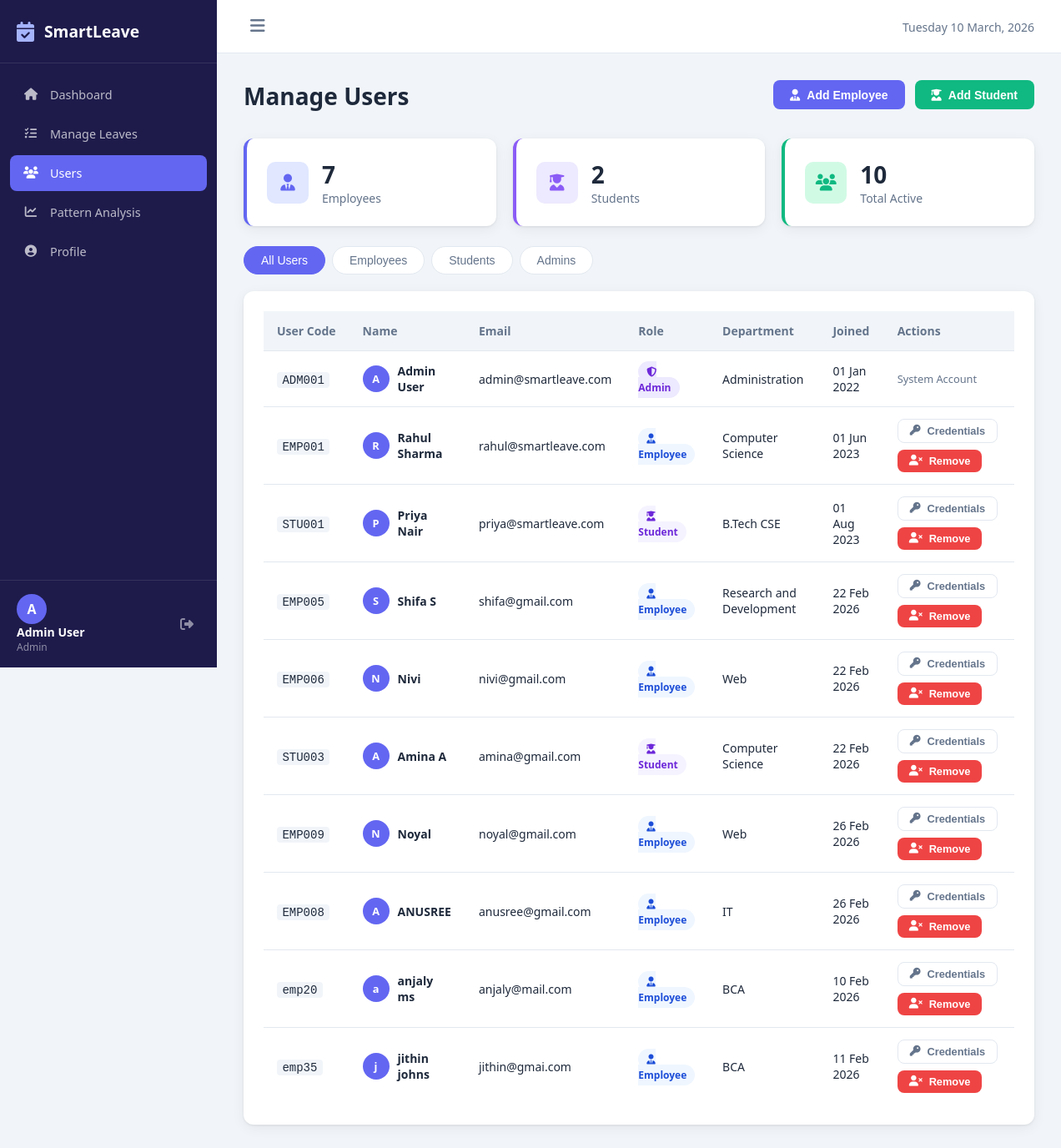
The app's page /users (signed in) with its own data.
### tables this page shows
CREATE TABLE users (
        user_id INTEGER PRIMARY KEY AUTOINCREMENT, user_code TEXT UNIQUE NOT NULL,
        full_name TEXT NOT NULL, email TEXT UNIQUE NOT NULL, password TEXT NOT NULL,
        role_id INTEGER NOT NULL, department TEXT, join_date TEXT DEFAULT (date('now')), is_active INTEGER DEFAULT 1,
        FOREIGN KEY (role_id) REFERENCES roles(role_id));

CREATE TABLE roles (role_id INTEGER PRIMARY KEY AUTOINCREMENT, role_name TEXT NOT NULL);

### app.py (the view)
@app.route('/users')
@admin_required
def manage_users():
    db=get_db()
    return render_template('manage_users.html',
        users=db.execute("SELECT u.*,r.role_name FROM users u JOIN roles r ON u.role_id=r.role_id WHERE u.is_active=1").fetchall(),
        roles=db.execute("SELECT * FROM roles WHERE role_name!='Admin'").fetchall())

### app.py (called while the page is built)
def fmt_date(s, fmt='%d %b %Y'):
    if not s: return ''
    try: return _dt.strptime(s[:10], '%Y-%m-%d').strftime(fmt)
    except: return s

def get_db():
    if 'db' not in g:
        g.db = sqlite3.connect(DATABASE)
        g.db.row_factory = sqlite3.Row
        g.db.execute("PRAGMA foreign_keys = ON")
    return g.db

def admin_required(f):
    @wraps(f)
    def d(*a,**kw):
        if 'user_id' not in session: return redirect(url_for('login'))
        if session.get('role') != 'Admin':
            flash('Admin access required.','danger'); return redirect(url_for('dashboard'))
        return f(*a,**kw)
    return d

### templates/manage_users.html (shortened to what this page needs)
{% extends 'base.html' %}
{% block content %}
<div class="page-header">
  <h1>Manage Users</h1>
  <div style="display:flex;gap:.75rem;">
    <button class="btn btn-primary" onclick="openAddModal('Employee')">
      <i class="fas fa-user-tie"></i> Add Employee
    </button>
    <button class="btn btn-success" onclick="openAddModal('Student')">
      <i class="fas fa-user-graduate"></i> Add Student
    </button>
  </div>
</div>
<div class="stats-grid" style="margin-bottom:1.5rem;">
  <div class="stat-card stat-blue">
    <div class="stat-icon"><i class="fas fa-user-tie"></i></div>
    <div class="stat-info">
      <h3>{{ users|selectattr('role_name','equalto','Employee')|list|length }}</h3>
      <p>Employees</p>
    </div>
  </div>
  <div class="stat-card stat-purple">
    <div class="stat-icon"><i class="fas fa-user-graduate"></i></div>
    <div class="stat-info">
      <h3>{{ users|selectattr('role_name','equalto','Student')|list|length }}</h3>
      <p>Students</p>
    </div>
  </div>
  <div class="stat-card stat-green">
    <div class="stat-icon"><i class="fas fa-users"></i></div>
    <div class="stat-info">
      <h3>{{ users|length }}</h3>
      <p>Total Active</p>
    </div>
  </div>
</div>
<div class="tab-nav" style="margin-bottom:1.25rem;">
  <button class="tab-btn active" onclick="switchTab('all', this)">All Users</button>
  <button class="tab-btn" onclick="switchTab('Employee', this)">Employees</button>
  <button class="tab-btn" onclick="switchTab('Student', this)">Students</button>
  <button class="tab-btn" onclick="switchTab('Admin', this)">Admins</button>
</div>
<div class="card">
  <div class="card-body">
    <div class="table-wrapper">
      <table class="data-table" id="usersTable">
        <thead>
          <tr>
            <th>User Code</th>
            <th>Name</th>
            <th>Email</th>
            <th>Role</th>
            <th>Department</th>
            <th>Joined</th>
            <th>Actions</th>
          </tr>
        </thead>
        <tbody>
          {% for u in users %}
          <tr data-role="{{ u['role_name'] }}">
            <td><code>{{ u['user_code'] }}</code></td>
            <td>
              <div style="display:flex;align-items:center;gap:.625rem;">
                <div class="user-avatar" style="width:32px;height:32px;font-size:.8rem;flex-shrink:0;">{{ u['full_name'][0] }}</div>
                <strong>{{ u['full_name'] }}</strong>
              </div>
            </td>
            <td>{{ u['email'] }}</td>
            <td>
              <span class="badge {% if u['role_name']=='Employee' %}badge-employee{% elif u['role_name']=='Student' %}badge-student{% else %}badge-role{% endif %}">
                <i class="fas fa-{% if u['role_name']=='Employee' %}user-tie{% elif u['role_name']=='Student' %}user-graduate{% else %}shield-alt{% endif %}"></i>
                {{ u['role_name'] }}
              </span>
            </td>
            <td>{{ u['department'] or '—' }}</td>
            <td>{{ u['join_date']|fmtdate }}</td>
            <td>
              <div style="display:flex;gap:.5rem;flex-wrap:wrap;">
                {% if u['role_name'] != 'Admin' %}
                <button class="btn btn-sm btn-outline" onclick="viewCredentials('{{ u['full_name'] }}','{{ u['email'] }}','{{ u['user_code'] }}','{{ u['role_name'] }}')">
                  <i class="fas fa-key"></i> Credentials
                </button>
                <form method="POST" action="{{ url_for('deactivate_user', user_id=u['user_id']) }}"
                      onsubmit="return confirm('Deactivate {{ u['full_name'] }}? They will lose access.')">
                  <button type="submit" class="btn btn-sm btn-danger"><i class="fas fa-user-times"></i> Remove</button>
                </form>
                {% else %}
                <span style="color:var(--text-muted);font-size:.8rem;">System Account</span>
                {% endif %}
              </div>
            </td>
          </tr>
          {% else %}
          <tr><td colspan="7" class="empty-state">No users found.</td></tr>
          {% endfor %}
        </tbody>
      </table>
    </div>
  </div>
</div>
{% endblock %}

### templates/base.html (shortened to what this page needs)
<!DOCTYPE html>
<html lang="en">
<head>
  <link rel="stylesheet" href="{{ url_for('static', filename='css/style.css') }}"/>
  <link rel="stylesheet" href="https://cdnjs.cloudflare.com/ajax/libs/font-awesome/6.4.0/css/all.min.css"/>
</head>
<body>
{% if session.user_id %}
<div class="layout">
  <aside class="sidebar" id="sidebar">
    <div class="sidebar-brand">
      <i class="fas fa-calendar-check"></i>
      <span>SmartLeave</span>
    </div>
    <nav class="sidebar-nav">
      <a href="{{ url_for('dashboard') }}" class="nav-item {% if request.endpoint == 'dashboard' %}active{% endif %}">
        <i class="fas fa-home"></i><span>Dashboard</span>
      </a>
      {% if session.role == 'Admin' %}
      <a href="{{ url_for('manage_leaves') }}" class="nav-item {% if request.endpoint == 'manage_leaves' %}active{% endif %}">
        <i class="fas fa-tasks"></i><span>Manage Leaves</span>
      </a>
      <a href="{{ url_for('manage_users') }}" class="nav-item {% if request.endpoint == 'manage_users' %}active{% endif %}">
        <i class="fas fa-users"></i><span>Users</span>
      </a>
      {% endif %}
      <a href="{{ url_for('analysis') }}" class="nav-item {% if request.endpoint in ['analysis'] %}active{% endif %}">
        <i class="fas fa-chart-line"></i><span>Pattern Analysis</span>
      </a>
      <a href="{{ url_for('profile') }}" class="nav-item {% if request.endpoint == 'profile' %}active{% endif %}">
        <i class="fas fa-user-circle"></i><span>Profile</span>
      </a>
    </nav>
    <div class="sidebar-footer">
      <div class="user-info">
        <div class="user-avatar">{{ session.user_name[0] }}</div>
        <div>
          <div class="user-name">{{ session.user_name }}</div>
          <div class="user-role">{{ session.role }}</div>
        </div>
      </div>
      <a href="{{ url_for('logout') }}" class="logout-btn"><i class="fas fa-sign-out-alt"></i></a>
    </div>
  </aside>
  <main class="main-content">
    <header class="topbar">
      <button class="menu-toggle" onclick="toggleSidebar()"><i class="fas fa-bars"></i></button>
      <div class="topbar-right">
        <span class="topbar-date" id="topbarDate"></span>
      </div>
    </header>
    <div class="page-content">
      {% block content %}{% endblock %}
    </div>
  </main>
</div>
{% else %}
{% block auth_content %}{% endblock %}
{% endif %}
</body>
</html>

### records on screen
users: user_name "Admin User", user_code "ADM001", full_name "A", full_name "Admin User", email "admin@smartleave.com", role_name "Admin", department "Administration", join_date|fmtdate "01 Jan 2022", shows "System Account"
roles: role "Admin"
users: user_code "EMP001", full_name "R", full_name "Rahul Sharma", email "rahul@smartleave.com", role_name "Employee", department "Computer Science", join_date|fmtdate "01 Jun 2023"
users: user_code "STU001", full_name "P", full_name "Priya Nair", email "priya@smartleave.com", role_name "Student", department "B.Tech CSE", join_date|fmtdate "01 Aug 2023"
users: user_code "EMP005", full_name "S", full_name "Shifa S", email "shifa@gmail.com", role_name "Employee", department "Research and Development", join_date|fmtdate "22 Feb 2026"
users: user_code "EMP006", full_name "N", full_name "Nivi", email "nivi@gmail.com", role_name "Employee", department "Web", join_date|fmtdate "22 Feb 2026"
users: user_code "STU003", full_name "A", full_name "Amina A", email "amina@gmail.com", role_name "Student", department "Computer Science", join_date|fmtdate "22 Feb 2026"
users: user_code "EMP009", full_name "N", full_name "Noyal", email "noyal@gmail.com", role_name "Employee", department "Web", join_date|fmtdate "26 Feb 2026"
users: user_code "EMP008", full_name "A", full_name "ANUSREE", email "anusree@gmail.com", role_name "Employee", department "IT", join_date|fmtdate "26 Feb 2026"
users: user_code "emp20", full_name "a", full_name "anjaly ms", email "anjaly@mail.com", role_name "Employee", department "BCA", join_date|fmtdate "10 Feb 2026"
users: user_code "emp35", full_name "j", full_name "jithin johns", email "jithin@gmai.com", role_name "Employee", department "BCA", join_date|fmtdate "11 Feb 2026"

### other values on screen
{{ session.user_name[0] }} "A"
{{ users|selectattr('role_name','equalto','Employee')|list|length }} "7"
{{ users|selectattr('role_name','equalto','Student')|list|length }} "2"
{{ users|length }} "10"
